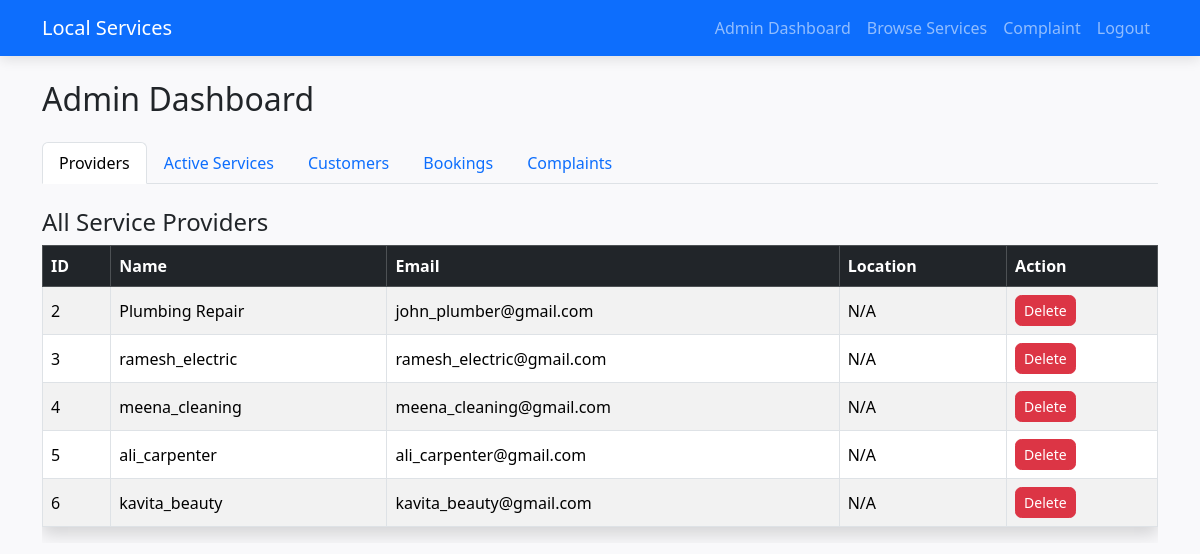
The page /admin (signed in) on the database its author committed.
### app.py (models this page shows)
class User(UserMixin, db.Model):
    id = db.Column(db.Integer, primary_key=True)
    username = db.Column(db.String(150), nullable=False, unique=True)
    email = db.Column(db.String(150), nullable=False, unique=True)
    password = db.Column(db.String(150), nullable=False)
    role = db.Column(db.String(50), nullable=False, default='customer')  # customer/provider/admin
    location = db.Column(db.String(100))

### app.py (the view)
@app.route('/admin')
@login_required
def admin():
    if current_user.role != 'admin':
        flash('Admin access only.', 'danger')
        return redirect(url_for('index'))
    providers = User.query.filter_by(role="provider").all()
    customers = User.query.filter_by(role="customer").all()
    active_services = Service.query.filter_by(is_available=True).all()
    bookings = Booking.query.all()
    complaints = Complaint.query.order_by(Complaint.timestamp.desc()).all()
    return render_template(
        'admin_dashboard.html',
        providers=providers,
        customers=customers,
        active_services=active_services,
        bookings=bookings,
        complaints=complaints
    )

### app.py (called while the page is built)
@login_manager.user_loader
def load_user(user_id):
    return User.query.get(int(user_id))

@app.context_processor
def inject_provider_notifications():
    pending_count = 0
    if current_user.is_authenticated and current_user.role == "provider":
        pending_count = Booking.query.filter_by(provider_id=current_user.id, status="Pending").count()
    return dict(provider_pending_count=pending_count)

### templates/admin_dashboard.html (shortened to what this page needs)
{% extends "base.html" %}
{% block content %}
<h2 class="mb-4">Admin Dashboard</h2>
<ul class="nav nav-tabs mb-4" id="adminTabs" role="tablist">
    <li class="nav-item" role="presentation">
        <button class="nav-link active" id="providers-tab" data-bs-toggle="tab" data-bs-target="#providers" type="button" role="tab">Providers</button>
    </li>
    <li class="nav-item" role="presentation">
        <button class="nav-link" id="services-tab" data-bs-toggle="tab" data-bs-target="#services" type="button" role="tab">Active Services</button>
    </li>
    <li class="nav-item" role="presentation">
        <button class="nav-link" id="customers-tab" data-bs-toggle="tab" data-bs-target="#customers" type="button" role="tab">Customers</button>
    </li>
    <li class="nav-item" role="presentation">
        <button class="nav-link" id="bookings-tab" data-bs-toggle="tab" data-bs-target="#bookings" type="button" role="tab">Bookings</button>
    </li>
    <li class="nav-item" role="presentation">
        <button class="nav-link" id="complaints-tab" data-bs-toggle="tab" data-bs-target="#complaints" type="button" role="tab">Complaints</button>
    </li>
</ul>
<div class="tab-content" id="adminTabsContent">
    <div class="tab-pane fade show active" id="providers" role="tabpanel">
        <h4>All Service Providers</h4>
        <div class="table-responsive">
            <table class="table table-striped table-bordered shadow">
                <thead class="table-dark">
                    <tr>
                        <th>ID</th>
                        <th>Name</th>
                        <th>Email</th>
                        <th>Location</th>
                        <th>Action</th>
                    </tr>
                </thead>
                <tbody>
                    {% for user in providers %}
                    <tr>
                        <td>{{ user.id }}</td>
                        <td>{{ user.username }}</td>
                        <td>{{ user.email }}</td>
                        <td>{{ user.location or "N/A" }}</td>
                        <td>
                            <a href="{{ url_for('delete_provider', provider_id=user.id) }}" class="btn btn-danger btn-sm"
                               onclick="return confirm('Delete this provider? All related services will also be removed!');">
                               Delete
                            </a>
                        </td>
                    </tr>
                    {% endfor %}
                </tbody>
            </table>
        </div>
    </div>
</div>
{% endblock %}

### static/css/style.css (style rules this page uses)
body { background-color: #f9f9fb; font-family: 'Segoe UI', sans-serif; }
.table th, .table td { vertical-align: middle !important; }
.btn { border-radius: 0.4rem; }

### rows shown on the page
User: id "2", username "Plumbing Repair", email "john_plumber@gmail.com", location "N/A"
User: id "3", username "ramesh_electric", email "ramesh_electric@gmail.com", location "N/A"
User: id "4", username "meena_cleaning", email "meena_cleaning@gmail.com", location "N/A"
User: id "5", username "ali_carpenter", email "ali_carpenter@gmail.com", location "N/A"
User: id "6", username "kavita_beauty", email "kavita_beauty@gmail.com", location "N/A"
